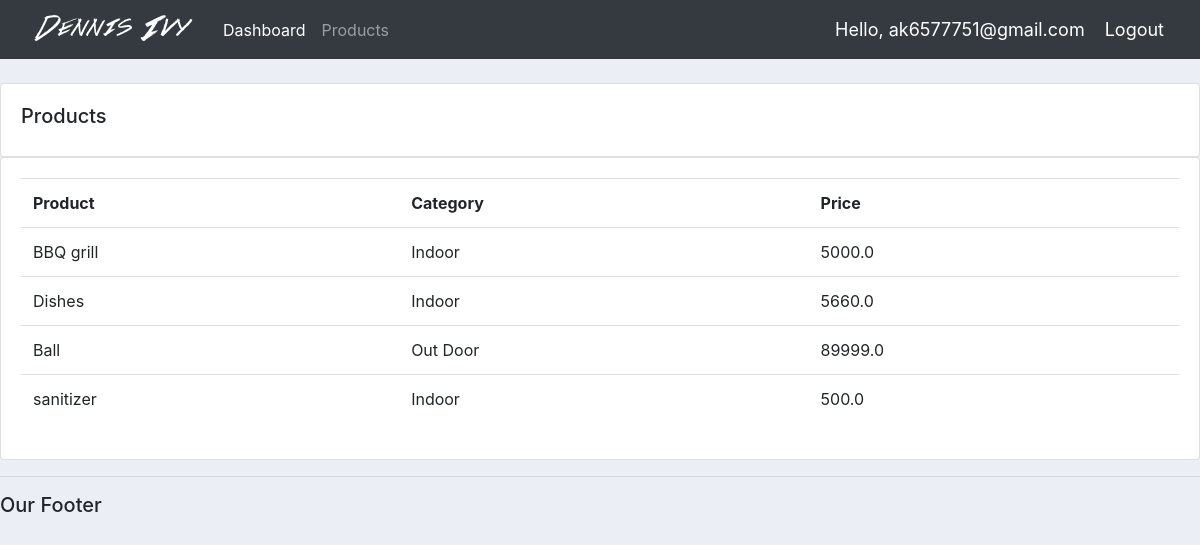
Screenshot of /products/ (signed in) with the database file from the repository.
### accounts/models.py (models this page shows, shortened)
class Product(models.Model):
	CATEGORY = (
			('Indoor', 'Indoor'),
			('Out Door', 'Out Door'),
			)
	name = models.CharField(max_length=200, null=True)
	price = models.FloatField(null=True)
	category = models.CharField(max_length=200, null=True, choices=CATEGORY)
	description = models.CharField(max_length=200, null=True, blank=True)
	date_created = models.DateTimeField(auto_now_add=True, null=True)
	tags = models.ManyToManyField(Tag)

### accounts/decorators.py (the view)
		def wrapper_func(request, *args, **kwargs):
			group = None
			if request.user.groups.exists():
				group = request.user.groups.all()[0].name
			if group in allowed_roles:
				return view_func(request, *args, **kwargs)
			else:
				return HttpResponse('You are not authorized to view this page')

### accounts/views.py (called while the page is built)
@login_required(login_url='login')
@allowed_users(allowed_roles=['admin'])
def products(request):
	products = Product.objects.all()
	return render(request, 'accounts/products.html', {'products':products})

### accounts/templates/accounts/products.html
{% extends 'accounts/main.html' %}
{% block content %}
	<br>
		<div class="row">
			<div class="col-md">
				<div class="card card-body">
					<h5>Products</h5>
				</div>
				<div class="card card-body">
					<table class="table">
						<tr>
							<th>Product</th>
							<th>Category</th>
							<th>Price</th>
						</tr>
						{% for i in products %}
							<tr>
									<td>{{i.name}}</td>
									<td>{{i.category}}</td>
									<td>{{i.price}}</td>
							</tr>
						{% endfor %}
					</table>
				</div>
			</div>
		</div>
{% endblock %}

### accounts/templates/accounts/navbar.html (shortened to what this page needs)
{% load static %}
<nav class="navbar navbar-expand-lg navbar-dark bg-dark">
 <img src="{% static 'images/logo.png' %}">
  <div class="collapse navbar-collapse" id="navbarNav">
    <ul class="navbar-nav">
      {% if request.user.is_staff %}
      <li class="nav-item active">
        <a class="nav-link" href="{% url 'home' %}">Dashboard</a>
      </li>
      <li class="nav-item">
        <a class="nav-link" href="{% url 'products' %}">Products</a>
      </li>
      {% else %}
       <li class="nav-item">
        <a class="nav-link" href="{% url 'account' %}">Settings</a>
      </li>
      {% endif %}
    </ul>
  </div>
  <span class="hello-msg">Hello, {{request.user}}</span>
  <span ><a  class="hello-msg" href="{% url 'logout' %}">Logout</a></span>
</nav>

### static/css/main.css (style rules this page uses)
body { background-color: #ebeff5; }

### accounts/templates/accounts/navbar.html (style rules this page uses)
.hello-msg { font-size: 18px; color: #fff; margin-right: 20px; }

### rows the page displays
Product: name "BBQ grill", category "Indoor", price "5000.0"
Product: name "Dishes", category "Indoor", price "5660.0"
Product: name "Ball", category "Out Door", price "89999.0"
Product: name "sanitizer", category "Indoor", price "500.0"

### other values shown
{{ request.user }} "ak6577751@gmail.com"
